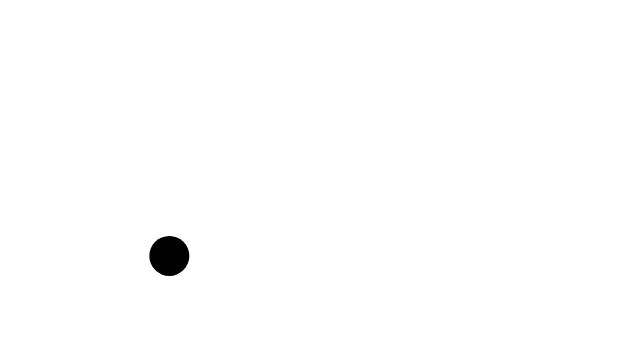
Frame 1 (no input)
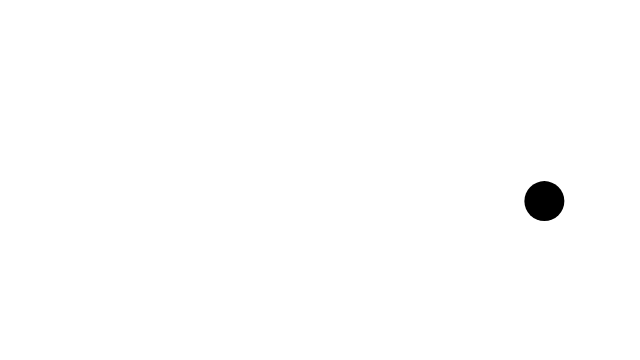
Frame 60 (no input)
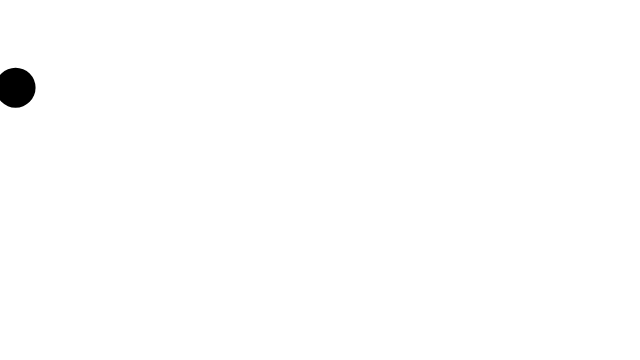
Frame 120 (the mouse pressed at the canvas centre since frame 60)

The p5.js sketch that drew these frames (run headless with seeded random() and noise() and a simulated clock; from frame 60 on, the mouse is pressed at the canvas centre):

// p5.js sketch
// ── sketch.js
var d, x, y, xspeed, yspeed, noiseVal;

function setup() {
  createCanvas(640,360);
  noStroke();
  d = random(15, 50);
  x = random(d, width - d);
  y = random(d, height - d);
  xspeed = 2;
  yspeed = 3;
  noiseVal = 0;
  background(255);
}

function draw() {
  background(255);

  x = x + (noise(noiseVal, 0)*10)*xspeed;
  y = y + (noise(0, noiseVal)*3)*yspeed;

  if ((x > width - d/2) || (x < d/2)) {
    xspeed = xspeed * -1;
  }
  if ((y > height - d/2) || (y < d/2)) {
    yspeed = yspeed * -1;
  }

  fill(0);
  ellipse(x,y,d,d);
  noiseVal += 0.1;
}
